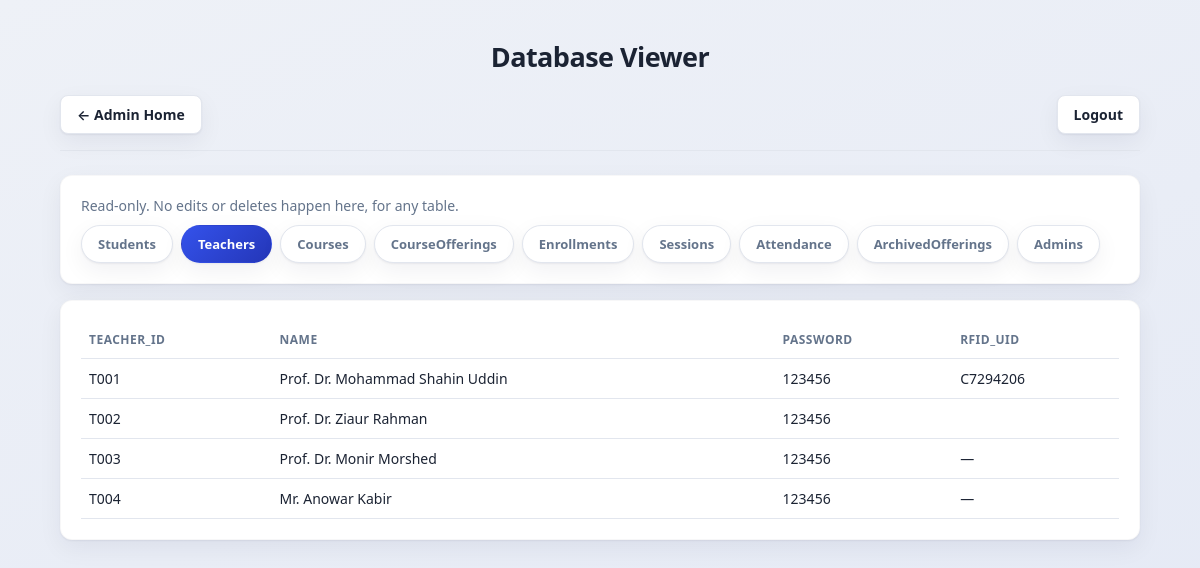
Screenshot of /admin/db/Teachers (signed in) with the database file from the repository.
### tables this page shows
CREATE TABLE "Teachers" (
	"teacher_id"	TEXT,
	"name"	TEXT NOT NULL,
	"password"	TEXT NOT NULL,
	"rfid_uid"	TEXT,
	PRIMARY KEY("teacher_id")
);

### admin.py (the view)
@admin_bp.route("/db/<table>")
@login_required(role="admin")
def db_view(table):
    if table not in VIEWABLE_TABLES:
        return redirect(url_for("admin.db_index"))
    conn = get_connection()
    cur = conn.cursor()
    cur.execute(f"SELECT * FROM {table}")
    rows = cur.fetchall()
    columns = rows[0].keys() if rows else [d[1] for d in cur.execute(f"PRAGMA table_info({table})").fetchall()]
    conn.close()
    return render_template(
        "admin_db_viewer.html", tables=VIEWABLE_TABLES, table=table, columns=columns, rows=rows
    )

### database.py (called while the page is built, shortened)
def _ensure_schema(conn):
    global _SCHEMA_CHECKED
    if _SCHEMA_CHECKED:
        return

def get_connection():
    conn = sqlite3.connect(DATABASE)
    conn.row_factory = sqlite3.Row
    _ensure_schema(conn)
    return conn

### ui.py (called while the page is built)
def login_required(role=None):
    def decorator(view):
        @wraps(view)
        def wrapped(*args, **kwargs):
            user_role = session.get("role")
            if not user_role:
                return redirect(url_for("ui.login"))
            if role and user_role != role:
                return redirect(url_for("ui.teacher_dashboard" if user_role == "teacher" else "ui.student_dashboard"))
            return view(*args, **kwargs)
        return wrapped
    return decorator

### templates/admin_db_viewer.html (shortened to what this page needs)
<!doctype html>
<html lang="en">
<head>
  <link rel="stylesheet" href="{{ url_for('static', filename='styles.css') }}" />
</head>
<body>
  <div class="container">
    <h1 class="page-title">Database Viewer</h1>
    <div class="top">
      <a class="logout-btn" href="{{ url_for('admin.dashboard') }}">← Admin Home</a>
      <a class="logout-btn" href="{{ url_for('ui.logout') }}">Logout</a>
    </div>
    <div class="card" style="margin-bottom:16px;">
      <p class="hint" style="margin:0 0 10px;">Read-only. No edits or deletes happen here, for any table.</p>
      <div style="display:flex; flex-wrap:wrap; gap:8px;">
        {% for t in tables %}
        <a class="tab-link {% if t == table %}active{% endif %}" href="{{ url_for('admin.db_view', table=t) }}">{{ t }}</a>
        {% endfor %}
      </div>
    </div>
    {% if table %}
    <div class="card" style="overflow-x:auto;">
      {% if rows %}
      <table>
        <thead>
          <tr>{% for col in columns %}<th>{{ col }}</th>{% endfor %}</tr>
        </thead>
        <tbody>
          {% for row in rows %}
          <tr>
            {% for col in columns %}<td>{{ row[col] if row[col] is not none else '—' }}</td>{% endfor %}
          </tr>
          {% endfor %}
        </tbody>
      </table>
      {% else %}
      <p class="empty-note">{{ table }} is empty.</p>
      {% endif %}
    </div>
    {% else %}
    <div class="card">
      <p class="empty-note">Pick a table above to view its rows.</p>
    </div>
    {% endif %}
  </div>
</body>
</html>

### static/styles.css (style rules this page uses)
:root { --bg: #eef1f7; --bg-gradient: linear-gradient(160deg, #eef1f7 0%, #e4e9f5 100%); --card: #ffffff; --text: #1b2333; --muted: #64748b; --line: #e2e6ee; --primary: #3452eb; --primary-dark: #2436b8; --primary-soft: #eef0fe; --danger: #dc2626; --danger-soft: #fdecec; --good: #15803d; --good-soft: #e3f6e9; --good-strong: #0f9d58; --warn: #4d7c0f; --warn-soft: #eef8e0; --radius: 12px; --shadow: 0 1px 2px rgba(20, 25, 45, 0.06), 0 8px 24px rgba(20, 25, 45, 0.06); }
body { margin: 0; font-family: "Segoe UI", "Inter", system-ui, -apple-system, Arial, sans-serif; background: var(--bg-gradient); color: var(--text); min-height: 100vh; box-sizing: border-box; }
.container { max-width: 1080px; margin: 0 auto; padding: 32px 20px 60px; }
.top { display: flex; justify-content: space-between; align-items: center; margin-bottom: 24px; padding-bottom: 16px; border-bottom: 1px solid var(--line); }
.page-title { text-align: center; font-size: 27px; font-weight: 800; letter-spacing: -0.02em; margin: 6px 0 20px; color: var(--text); }
.logout-btn { display: inline-flex; align-items: center; gap: 6px; padding: 9px 16px; border-radius: 8px; background: var(--card); border: 1px solid var(--line); color: var(--text); font-size: 14px; font-weight: 600; box-shadow: var(--shadow); transition: all 0.15s ease; }
.card { background: var(--card); border-radius: var(--radius); padding: 20px; box-shadow: var(--shadow); border: 1px solid rgba(20, 25, 45, 0.03); }
.card + .card { margin-top: 16px; }
a { color: var(--primary); text-decoration: none; }
.hint { color: var(--muted); font-size: 14px; }
table { width: 100%; border-collapse: collapse; background: var(--card); font-size: 14px; }
th, td { border-bottom: 1px solid var(--line); padding: 10px 8px; text-align: left; }
th { background: transparent; color: var(--muted); font-size: 12px; text-transform: uppercase; letter-spacing: 0.04em; font-weight: 700; }
.tab-link { padding: 9px 16px; border-radius: 999px; font-size: 13px; font-weight: 600; background: var(--card); border: 1px solid var(--line); color: var(--muted); box-shadow: var(--shadow); }
.tab-link.active { background: linear-gradient(135deg, var(--primary), var(--primary-dark)); color: #fff; border-color: transparent; }

### rows the page displays
Teachers: teacher_id "T001" "Prof. Dr. Mohammad Shahin Uddin" "123456" "C7294206"
Teachers: teacher_id "T002" "Prof. Dr. Ziaur Rahman" "123456"
Teachers: teacher_id "T003" "Prof. Dr. Monir Morshed" "123456" "—"
Teachers: teacher_id "T004" "Mr. Anowar Kabir" "123456" "—"

### other values shown
{{ t }} "Students" "Teachers" "Courses" "CourseOfferings" "Enrollments" "Sessions" "Attendance" "ArchivedOfferings" "Admins"
{{ col }} "TEACHER_ID" "NAME" "PASSWORD" "RFID_UID"
